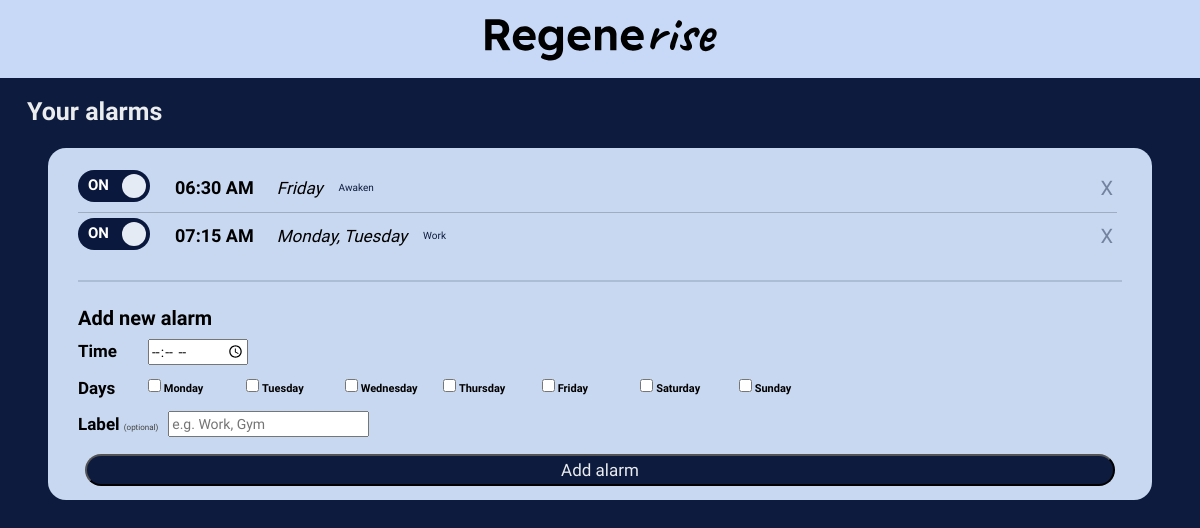
Page /regenerise/alarms on the earlier database version.
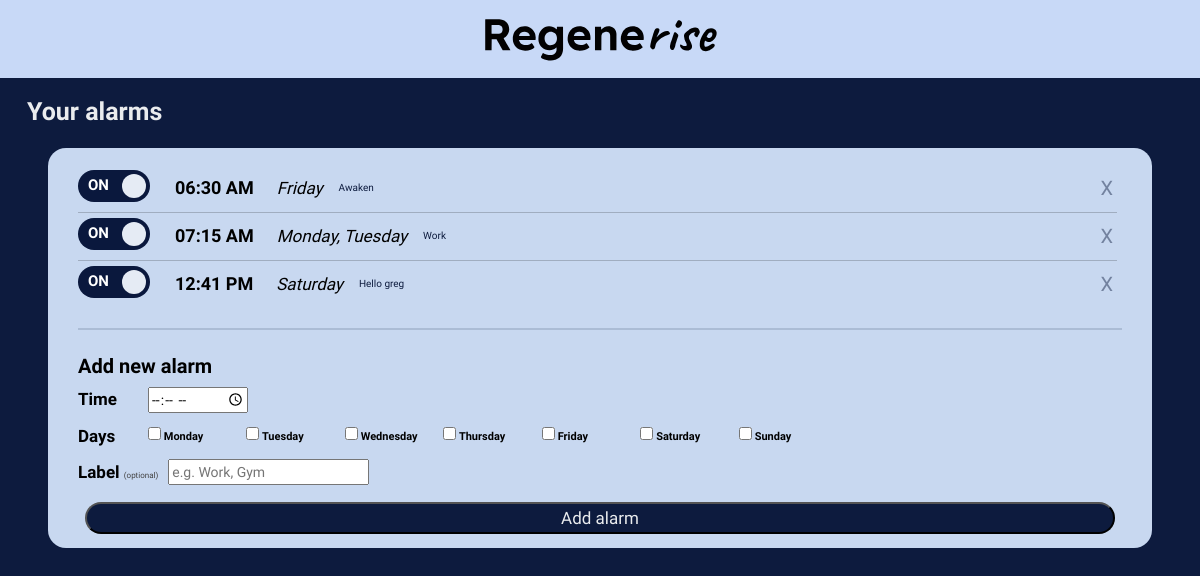
Same page on the later database version.
### backend/api/models.py (models this page shows)
class Alarm(db.Model):
    __tablename__ = "alarms"
    id = db.Column(db.Integer, primary_key=True)
    label = db.Column(db.String(30))
    alarm_time = db.Column(db.Time)
    enabled = db.Column(db.Boolean)
    smart_wakeup_window = db.Column(db.Integer, default=20)
    repeat_days = db.Column(db.String(7))
    created_at = db.Column(db.DateTime)
    device_id = db.Column(db.Integer, db.ForeignKey("devices.id"))
    device = db.relationship("Device", back_populates="alarms")
    alarm_events = db.relationship("AlarmEvent", back_populates="alarm")

### frontend/initial.py (the view)
@app.route('/regenerise/alarms')
def alarmPage():
    alarms = get_alarms_for_display(DEVICE_ID)
    return render_template('alarms.html', alarms=alarms)

### frontend/initial.py (called while the page is built)
def get_alarms_for_display(device_id):
    return(Alarm.query
           .filter_by(device_id=device_id)
           .order_by(Alarm.alarm_time).all())

@app.template_filter('format_days')
def format_days(repeat_days):
    if not repeat_days:
        return 'Once'
    else:
        days = sorted(set(repeat_days)) # removes duplicates and sorts numerically
    if days == ['1', '2', '3', '4', '5']:
        return 'Weekdays'
    elif days == ['6', '7']:
        return 'Weekends'
    elif days == ['1', '2', '3', '4', '5', '6', '7']:
        return 'Everyday'
    else:
        return ', '.join(DAY_MAP[x] for x in days if x in DAY_MAP)

### frontend/templates/alarms.html (shortened to what this page needs)
{% extends "base.html" %}
{% block content %}
<div class="greeting-row">
    <h2 class="greeting-text">Your alarms</h2>
</div>
<div class="main-boxes">
    <div class="rg-box alarms-box">
        {% if alarms %}
        <ul class="alarm-list alarms-full-list">
            {% for alarm in alarms %}
            <li class="alarm-row">
                <form method="POST" action="/regenerise/alarms/toggle/{{ alarm.id }}">
                    <label class="toggle-switch">
                        <span class="toggle-track">
                            <span class="toggle-label-on">ON</span>
                            <span class="toggle-thumb"></span>
                        </span>
                    </label>
                </form>
                <span class="alarm-time">
                    {{ alarm.alarm_time.strftime('%I:%M %p') if alarm.alarm_time else '--:--' }}
                </span>
                <span class="alarm-days">{{ alarm.repeat_days | format_days }}</span>
                {% if alarm.label %}
                    <span class="alarm-label-tag">{{ alarm.label }}</span>
                {% endif %}
                <form method="POST" action="/regenerise/alarms/delete/{{ alarm.id }}" class="alarm-delete-form">
                    <button type="submit" class="alarm-delete-btn" title="Delete alarm">X</button>
                </form>
            </li>
            {% endfor %}
        </ul>
        {% else %}
            <p class="no-alarms-msg">No alarms set yet.</p>
        {% endif %}
         <div class="add-alarm-section">
            <h4 class="box-title">Add new alarm</h4>
            <form method="POST" action="/regenerise/alarms/add" class="add-alarm-form">
                <div class="alarm-form-row">
                    <label class="alarm-form-label">Time</label>
                    <input type="time" name="alarm_time" class="alarm-input alarm-time-input" required>
                </div>
                <div class="alarm-form-row">
                    <label class="alarm-form-label">Days</label>
                    <div class="day-checkboxes">
                        {% for num, day in [('1','Monday'), ('2','Tuesday'), ('3','Wednesday'), ('4','Thursday'), ('5','Friday'), ('6','Saturday'), ('7','Sunday')] %}
                        <label class="day-label">
                            <input type="checkbox" name="days" value="{{ num }}">
                            <span class="day-bubble">{{ day }}</span>
                        </label>
                        {% endfor %}
                    </div>
                </div>
                <div class="alarm-form-row">
                    <label class="alarm-form-label">Label <span class="optional-tag">(optional)</span></label>
                    <input type="text" name="label" class="alarm-input alarm-label-input" placeholder="e.g. Work, Gym" maxlength="30">
                </div>
                <button type="submit" class="alarm-add-btn">Add alarm</button>
            </form>
         </div>
    </div>
</div>
{% endblock %}

### frontend/templates/base.html (shortened to what this page needs)
{% extends "bootstrap/base.html" %}
{% block styles %}
    {{ super() }}
    <link rel="stylesheet" href="{{ url_for('static', filename='regenerisestyle.css') }}">
{% endblock %}
{% block navbar %}
<nav class="rg-navbar">
    <div class="text-center">
        <a href="/"><img src="{{ url_for('static', filename='regeneriselogo.svg') }}" alt="Regenerise" class="logo-img"></a>
    </div>
</nav>
{% endblock %}

### frontend/static/regenerisestyle.css (style rules this page uses)
:root { --bg-dark: #0d1b3e; --bg-box: #c8d8f0; --bg-navbar: #c8d9f7; --white-text: #eaecee; --black-text: #000000; --toggle-on: #0a183d; --toggle-off: #909090; --goal-button: #0a183d; --lighter-box: #e5ebf4; --help-grey: #424242; --radius-box: 18px; --radius-btn: 50px; }
body { background-color: var(--bg-dark); font-family: 'Lexend', Verdana, Geneva, Tahoma, sans-serif; color: var(--black-text); min-height: 100vh; display: flex; flex-direction: column; }
.main-boxes { padding: 0rem 3.8rem; }
.rg-navbar { background-color: var(--bg-navbar); padding: 0.9rem 1.5rem; text-align: center; }
.logo-img { max-height: 60px; padding: 0.5rem; }
.greeting-row { padding: 2rem 2.7rem 1.2rem 2.7rem; display: flex; justify-content: space-between; }
.greeting-text { color: var(--white-text); font-size: 2.5rem; font-weight: 700; margin: 0; }
.rg-box { background-color: var(--bg-box); border-radius: var(--radius-box); padding: 0.7rem 3rem; color: var(--black-text); }
.box-title { font-size: 2rem; font-weight: 700; color: var(--black-text); margin-bottom: 1rem; }
.alarm-list { list-style: none; padding: 0; margin: 0; }
.alarm-list li { display: flex; padding: 0.5rem 0rem; align-items: center; }
.alarm-time { padding: 0rem 1.3rem 0rem 1.5rem; font-size: 1.8rem; font-weight: 600; }
.alarm-days { padding: 0rem; font-size: 1.7rem; font-style: italic; }
.alarms-box { margin: 1rem; }
.alarms-full-list { list-style: none; padding: 0; margin: 1rem 0.5rem 2rem 0; }
.alarm-row { display: flex; align-items: center; gap: 1rem; padding: 0.75rem 0; border-bottom: 1.5px solid rgba(0, 0, 0, 0.2); flex-wrap: wrap; }
.alarm-row:last-child { border-bottom: none; }
.alarm-label-tag { font-size: 1rem; border-radius: 20px; padding: 0.2rem 0.6rem; color: var(--bg-dark); }
.alarm-delete-form { margin-left: auto; }
.alarm-delete-btn { background: transparent; border: none; color: var(--bg-dark); font-size: 2rem; opacity: 0.45; padding: 0.2rem 0.4rem; border-radius: 4px; transition: opacity 0.15s; }
.add-alarm-section { border-top: 2px solid rgba(13, 27, 62, 0.15); padding-top: 1.5rem; margin-top: 0.5rem; }
.add-alarm-form { display: flex; flex-direction: column; gap: 1rem; }
.alarm-form-row { display: flex; align-items: center; gap: 1rem; flex-wrap: wrap; }
.alarm-form-label { font-weight: 600; font-size: 1.7rem; min-width: 60px; margin: 0; }
.optional-tag { font-weight: 400; font-size: 0.8rem; color: var(--help-grey); }
.alarm-add-btn { background-color: var(--bg-dark); color: var(--white-text); font-size: 1.7rem; border-radius: var(--radius-btn); margin: 0.7rem; padding: 0.2rem; }
.toggle-switch { position: relative; display: inline-flex; align-items: center; cursor: pointer; margin: 0; flex-shrink: 0; }
.toggle-track { display: flex; align-items: center; width: 72px; height: 32px; border-radius: 50px; background-color: var(--toggle-off); position: relative; transition: background-color 0.25s; cursor: pointer; }
.toggle-switch input:checked ~ .toggle-track { background-color: var(--toggle-on); }
.toggle-thumb { position: absolute; width: 24px; height: 24px; border-radius: 50%; background-color: var(--lighter-box); left: 4px; transition: left 0.25s; }
.toggle-switch input:checked ~ .toggle-track .toggle-thumb { left: 44px; }
.toggle-label-on, .toggle-label-off { position: absolute; font-size: 1.5rem; font-weight: 700; color: #ffffff; pointer-events: none; user-select: none; }
.toggle-label-on { left: 10px; opacity: 0; }
.toggle-switch input:checked ~ .toggle-track .toggle-label-on { opacity: 1; }
.day-label { width: 95px; font-size: 1.1rem; font-weight: 600; }

Differences in the rows shown:
added Alarm: alarm_time "12:41 PM", repeat_days "Saturday", label "Hello greg"
